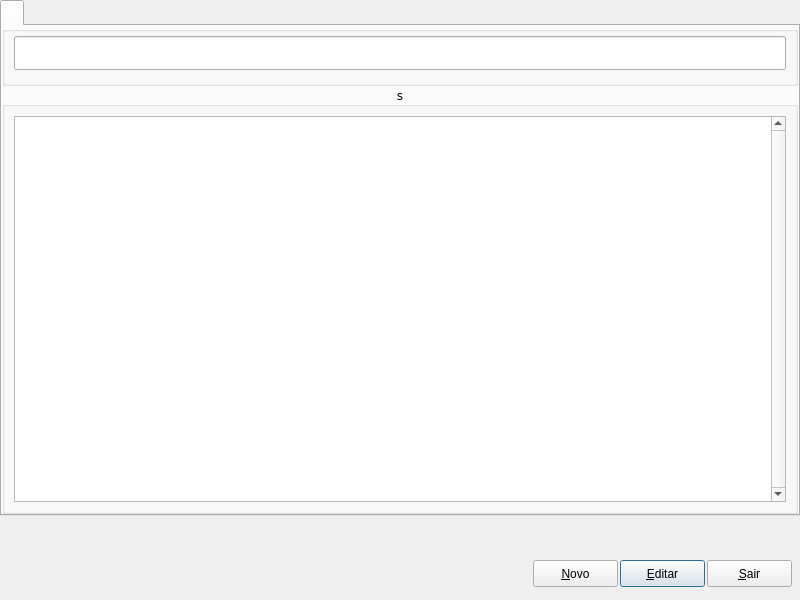
<?xml version="1.0" encoding="UTF-8"?>
<ui version="4.0">
 <class>Managertipocobranca</class>
 <widget class="QDialog" name="Managertipocobranca">
  <property name="geometry">
   <rect>
    <x>0</x>
    <y>0</y>
    <width>800</width>
    <height>600</height>
   </rect>
  </property>
  <property name="windowTitle">
   <string></string>
  </property>
  <widget class="QTabWidget" name="tabWidget">
   <property name="geometry">
    <rect>
     <x>0</x>
     <y>0</y>
     <width>800</width>
     <height>516</height>
    </rect>
   </property>
   <property name="font">
    <font>
     <family>Verdana</family>
     <pointsize>8</pointsize>
    </font>
   </property>
   <property name="focusPolicy">
    <enum>Qt::NoFocus</enum>
   </property>
   <property name="currentIndex">
    <number>0</number>
   </property>
   <widget class="QWidget" name="tab">
    <attribute name="title">
     <string></string>
    </attribute>
    <layout class="QGridLayout" name="gridLayout_2">
     <property name="leftMargin">
      <number>0</number>
     </property>
     <property name="topMargin">
      <number>0</number>
     </property>
     <property name="rightMargin">
      <number>0</number>
     </property>
     <property name="bottomMargin">
      <number>0</number>
     </property>
     <property name="spacing">
      <number>0</number>
     </property>
     <item row="1" column="0">
      <widget class="QGroupBox" name="groupBoxItens">
       <property name="font">
        <font>
         <family>Verdana</family>
         <pointsize>9</pointsize>
         <weight>50</weight>
         <bold>false</bold>
        </font>
       </property>
       <property name="title">
        <string>s</string>
       </property>
       <property name="alignment">
        <set>Qt::AlignCenter</set>
       </property>
       <layout class="QHBoxLayout" name="horizontalLayout_4">
        <item>
         <widget class="QRadTableViewSearch" name="tableViewSearch">
          <property name="font">
           <font>
            <family>Verdana</family>
            <pointsize>8</pointsize>
           </font>
          </property>
          <property name="focusPolicy">
           <enum>Qt::NoFocus</enum>
          </property>
          <property name="styleSheet">
           <string notr="true">selection-background-color: rgba(102, 176, 239, 75%); selection-color: rgb(255, 255, 255);</string>
          </property>
          <property name="verticalScrollBarPolicy">
           <enum>Qt::ScrollBarAlwaysOn</enum>
          </property>
          <property name="selectionBehavior">
           <enum>QAbstractItemView::SelectRows</enum>
          </property>
          <property name="sortingEnabled">
           <bool>true</bool>
          </property>
          <attribute name="horizontalHeaderMinimumSectionSize">
           <number>20</number>
          </attribute>
          <attribute name="verticalHeaderVisible">
           <bool>false</bool>
          </attribute>
          <attribute name="verticalHeaderMinimumSectionSize">
           <number>18</number>
          </attribute>
         </widget>
        </item>
       </layout>
      </widget>
     </item>
     <item row="0" column="0">
      <widget class="QGroupBox" name="groupBox_2">
       <property name="minimumSize">
        <size>
         <width>0</width>
         <height>60</height>
        </size>
       </property>
       <property name="maximumSize">
        <size>
         <width>16777215</width>
         <height>60</height>
        </size>
       </property>
       <property name="font">
        <font>
         <family>Verdana</family>
         <pointsize>9</pointsize>
         <weight>75</weight>
         <bold>true</bold>
        </font>
       </property>
       <property name="title">
        <string/>
       </property>
       <property name="alignment">
        <set>Qt::AlignHCenter|Qt::AlignTop</set>
       </property>
       <layout class="QHBoxLayout" name="horizontalLayout">
        <property name="spacing">
         <number>6</number>
        </property>
        <property name="leftMargin">
         <number>9</number>
        </property>
        <property name="topMargin">
         <number>0</number>
        </property>
        <property name="rightMargin">
         <number>9</number>
        </property>
        <property name="bottomMargin">
         <number>9</number>
        </property>
        <item>
         <widget class="QRadLineEditFakeEnter" name="lineEditSearch">
          <property name="minimumSize">
           <size>
            <width>0</width>
            <height>34</height>
           </size>
          </property>
          <property name="maximumSize">
           <size>
            <width>16777215</width>
            <height>34</height>
           </size>
          </property>
          <property name="font">
           <font>
            <family>Verdana</family>
            <pointsize>18</pointsize>
           </font>
          </property>
         </widget>
        </item>
       </layout>
      </widget>
     </item>
    </layout>
   </widget>
  </widget>
    <widget class="QPushButton" name="PshBtnEditar">
     <property name="geometry">
      <rect>
       <x>620</x>
       <y>560</y>
       <width>85</width>
       <height>27</height>
      </rect>
     </property>
     <property name="text">
      <string>&amp;Editar</string>
     </property>
    </widget>
    <widget class="QPushButton" name="PshBtnNovo">
     <property name="geometry">
      <rect>
       <x>533</x>
       <y>560</y>
       <width>85</width>
       <height>27</height>
      </rect>
     </property>
     <property name="text">
      <string>&amp;Novo</string>
     </property>
    </widget>
    <widget class="QPushButton" name="PshBtnSair">
     <property name="geometry">
      <rect>
       <x>707</x>
       <y>560</y>
       <width>85</width>
       <height>27</height>
      </rect>
     </property>
     <property name="text">
      <string>&amp;Sair</string>
     </property>
    </widget>
   </widget>
 <customwidgets>
  <customwidget>
   <class>QRadLineEditFakeEnter</class>
   <extends>QLineEdit</extends>
   <header location="global">qradlineeditfakeenter.h</header>
  </customwidget>
  <customwidget>
   <class>QRadTableViewSearch</class>
   <extends>QTableView</extends>
   <header>qradtableviewsearch.h</header>
  </customwidget>
 </customwidgets>
 <resources/>
 <connections/>
</ui>
